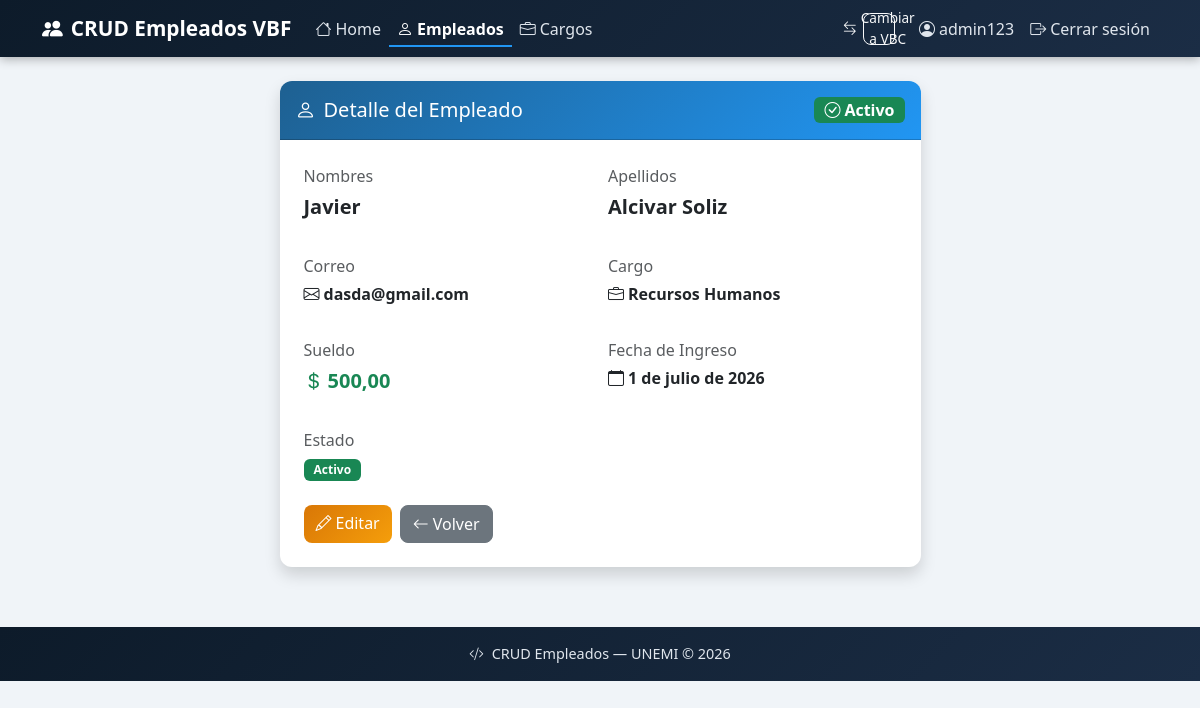
/empleados/detalle/1/ (signed in), run on the app's committed database.
### empleados/models.py (models this page shows, shortened)
class Empleado(models.Model):
    nombres = models.CharField(max_length=100)
    apellidos = models.CharField(max_length=100)
    correo = models.EmailField()
    sueldo = models.DecimalField(max_digits=10, decimal_places=2)
    fecha_ingreso = models.DateField()
    cargo = models.ForeignKey(Cargo, on_delete=models.CASCADE)
    activo = models.BooleanField(default=True)

class Cargo(models.Model):
    nombre = models.CharField(max_length=100)
    descripcion = models.CharField(max_length=200, blank=True, null=True)
    def __str__(self):
        return self.nombre

### empleados/views.py (the view)
# urls.py: path('empleados/detalle/<int:pk>/', views.empleado_detalle, name='empleado_detalle'),
@login_required
def empleado_detalle(request, pk):
    empleado = get_object_or_404(Empleado, pk=pk)
    return render(request, 'empleados/empleado_detalle.html', {'empleado': empleado})

### empleados/templates/empleados/empleado_detalle.html
{% extends 'empleados/base.html' %}
{% block content %}
<div class="row justify-content-center">
    <div class="col-md-7">
        <div class="card shadow">
            <div class="card-header py-3 d-flex justify-content-between align-items-center">
                <h5 class="mb-0"><i class="bi bi-person me-2"></i>Detalle del Empleado</h5>
                {% if empleado.activo %}
                <span class="badge bg-success fs-6"><i class="bi bi-check-circle me-1"></i>Activo</span>
                {% else %}
                <span class="badge bg-danger fs-6"><i class="bi bi-x-circle me-1"></i>Inactivo</span>
                {% endif %}
            </div>
            <div class="card-body p-4">
                <div class="row g-3">
                    <div class="col-md-6">
                        <p class="text-muted mb-1">Nombres</p>
                        <p class="fw-semibold fs-5">{{ empleado.nombres }}</p>
                    </div>
                    <div class="col-md-6">
                        <p class="text-muted mb-1">Apellidos</p>
                        <p class="fw-semibold fs-5">{{ empleado.apellidos }}</p>
                    </div>
                    <div class="col-md-6">
                        <p class="text-muted mb-1">Correo</p>
                        <p class="fw-semibold"><i class="bi bi-envelope me-1"></i>{{ empleado.correo }}</p>
                    </div>
                    <div class="col-md-6">
                        <p class="text-muted mb-1">Cargo</p>
                        <p class="fw-semibold"><i class="bi bi-briefcase me-1"></i>{{ empleado.cargo }}</p>
                    </div>
                    <div class="col-md-6">
                        <p class="text-muted mb-1">Sueldo</p>
                        <p class="fw-semibold text-success fs-5"><i class="bi bi-currency-dollar me-1"></i>{{ empleado.sueldo }}</p>
                    </div>
                    <div class="col-md-6">
                        <p class="text-muted mb-1">Fecha de Ingreso</p>
                        <p class="fw-semibold"><i class="bi bi-calendar me-1"></i>{{ empleado.fecha_ingreso }}</p>
                    </div>
                    <div class="col-md-6">
                        <p class="text-muted mb-1">Estado</p>
                        {% if empleado.activo %}
                        <span class="badge bg-success">Activo</span>
                        {% else %}
                        <span class="badge bg-danger">Inactivo</span>
                        {% endif %}
                    </div>
                </div>
                <div class="d-flex gap-2 mt-4">
                    <a href="{% url 'empleado_editar' empleado.pk %}" class="btn btn-warning">
                        <i class="bi bi-pencil me-1"></i>Editar
                    </a>
                    <a href="{% url 'empleado_lista' %}" class="btn btn-secondary">
                        <i class="bi bi-arrow-left me-1"></i>Volver
                    </a>
                </div>
            </div>
        </div>
    </div>
</div>
{% endblock %}

### empleados/templates/empleados/base.html (shortened to what this page needs)
{% load static %}
<!DOCTYPE html>
<html lang="es">
<head>
    <link href="https://cdn.jsdelivr.net/npm/bootstrap@5.3.0/dist/css/bootstrap.min.css" rel="stylesheet">
    <link href="https://cdn.jsdelivr.net/npm/bootstrap-icons@1.11.0/font/bootstrap-icons.css" rel="stylesheet">
    <link rel="stylesheet" href="{% static 'empleados/css/styles.css' %}">
</head>
<body>
    <nav class="navbar navbar-expand-lg navbar-dark">
        <div class="container">
            <a class="navbar-brand" href="{% url 'home' %}">
                <i class="bi bi-people-fill me-2"></i>CRUD Empleados VBF
            </a>
            <div class="collapse navbar-collapse" id="navbarNav">
                <ul class="navbar-nav me-auto">
                    <li class="nav-item">
                        <a class="nav-link {% if request.resolver_match.url_name == 'home' %}active fw-bold{% endif %}" href="{% url 'home' %}">
                            <i class="bi bi-house me-1"></i>Home
                        </a>
                    </li>
                    <li class="nav-item">
                        <a class="nav-link {% if 'empleado' in request.resolver_match.url_name %}active fw-bold{% endif %}" href="{% url 'empleado_lista' %}">
                            <i class="bi bi-person me-1"></i>Empleados
                        </a>
                    </li>
                    <li class="nav-item">
                        <a class="nav-link {% if 'cargo' in request.resolver_match.url_name %}active fw-bold{% endif %}" href="{% url 'cargo_lista' %}">
                            <i class="bi bi-briefcase me-1"></i>Cargos
                        </a>
                    </li>
                </ul>
                <ul class="navbar-nav ms-auto align-items-center">
                    <li class="nav-item">
                        <a class="btn btn-outline-light btn-sm me-3" href="{% url 'vbc_empleado_lista' %}">
                            <i class="bi bi-arrow-left-right me-1"></i>Cambiar a VBC
                        </a>
                    </li>
                    <li class="nav-item">
                        <a class="nav-link" href="{% url 'perfil' %}">
                            <i class="bi bi-person-circle me-1"></i>{{ request.user.username }}
                        </a>
                    </li>
                    <li class="nav-item">
                        <a class="nav-link" href="{% url 'logout' %}">
                            <i class="bi bi-box-arrow-right me-1"></i>Cerrar sesión
                        </a>
                    </li>
                </ul>
            </div>
        </div>
    </nav>
    <div class="container mt-4">
        {% block content %}{% endblock %}
    </div>
    <footer>
        <p class="mb-0"><i class="bi bi-code-slash me-2"></i>CRUD Empleados — UNEMI © 2026</p>
    </footer>
</body>
</html>

### empleados/static/empleados/css/styles.css (style rules this page uses)
:root { --azul-oscuro: #0d1b2a; --azul-medio: #1b2d45; --azul-acento: #1e6091; --azul-claro: #2196f3; --texto-claro: #e0e6ed; }
body { background-color: #f0f4f8; font-family: 'Segoe UI', sans-serif; }
.navbar { background: linear-gradient(135deg, var(--azul-oscuro), var(--azul-medio)) !important; box-shadow: 0 2px 10px rgba(0,0,0,0.3); }
.navbar-brand { font-weight: 700; font-size: 1.3rem; color: white !important; }
.nav-link { color: var(--texto-claro) !important; transition: color 0.2s; }
.card { border: none; border-radius: 12px; box-shadow: 0 4px 15px rgba(0,0,0,0.08); }
.card-header { border-radius: 12px 12px 0 0 !important; background: linear-gradient(135deg, var(--azul-acento), var(--azul-claro)); color: white; font-weight: 600; }
.btn-warning { border-radius: 8px; font-weight: 500; }
.btn-secondary { border-radius: 8px; font-weight: 500; }
footer { background: linear-gradient(135deg, var(--azul-oscuro), var(--azul-medio)); color: var(--texto-claro); text-align: center; padding: 16px; margin-top: 60px; font-size: 0.9rem; }
.navbar .nav-link.active { color: white !important; border-bottom: 2px solid var(--azul-claro); padding-bottom: 4px; }
.btn-sm { border-radius: 6px; padding: 4px 10px; font-size: 0.8rem; font-weight: 500; }
.btn-warning { background: linear-gradient(135deg, #d97706, #f59e0b); border: none; color: white; }
.badge { border-radius: 6px; padding: 5px 10px; font-size: 0.75rem; font-weight: 600; }
.btn-sm { width: 32px; height: 32px; padding: 0; display: inline-flex; align-items: center; justify-content: center; border-radius: 8px; font-size: 0.85rem; transition: all 0.2s; }

### data on the page
Empleado: nombres "Javier", apellidos "Alcivar Soliz", correo "dasda@gmail.com", cargo "Recursos Humanos", sueldo "500,00", fecha_ingreso "1 de julio de 2026"

### other printed values
{{ request.user.username }} "admin123"
